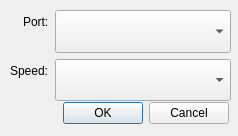
<?xml version="1.0" encoding="UTF-8"?>
<ui version="4.0">
 <class>PortSelectDialog</class>
 <widget class="QDialog" name="PortSelectDialog">
  <property name="geometry">
   <rect>
    <x>0</x>
    <y>0</y>
    <width>238</width>
    <height>136</height>
   </rect>
  </property>
  <property name="sizePolicy">
   <sizepolicy hsizetype="Minimum" vsizetype="Minimum">
    <horstretch>0</horstretch>
    <verstretch>0</verstretch>
   </sizepolicy>
  </property>
  <property name="windowTitle">
   <string>Dialog</string>
  </property>
  <widget class="QWidget" name="formLayoutWidget">
   <property name="geometry">
    <rect>
     <x>10</x>
     <y>10</y>
     <width>221</width>
     <height>91</height>
    </rect>
   </property>
   <layout class="QFormLayout" name="formLayout">
    <property name="sizeConstraint">
     <enum>QLayout::SetDefaultConstraint</enum>
    </property>
    <property name="fieldGrowthPolicy">
     <enum>QFormLayout::ExpandingFieldsGrow</enum>
    </property>
    <property name="labelAlignment">
     <set>Qt::AlignRight|Qt::AlignTrailing|Qt::AlignVCenter</set>
    </property>
    <property name="formAlignment">
     <set>Qt::AlignRight|Qt::AlignTop|Qt::AlignTrailing</set>
    </property>
    <item row="0" column="0">
     <widget class="QLabel" name="label">
      <property name="text">
       <string>Port:</string>
      </property>
     </widget>
    </item>
    <item row="0" column="1">
     <widget class="QComboBox" name="PortComboBox">
      <property name="sizePolicy">
       <sizepolicy hsizetype="Expanding" vsizetype="Expanding">
        <horstretch>0</horstretch>
        <verstretch>0</verstretch>
       </sizepolicy>
      </property>
     </widget>
    </item>
    <item row="1" column="0">
     <widget class="QLabel" name="label_2">
      <property name="text">
       <string>Speed:</string>
      </property>
     </widget>
    </item>
    <item row="1" column="1">
     <widget class="QComboBox" name="BaudComboBox">
      <property name="sizePolicy">
       <sizepolicy hsizetype="Expanding" vsizetype="Expanding">
        <horstretch>0</horstretch>
        <verstretch>0</verstretch>
       </sizepolicy>
      </property>
     </widget>
    </item>
   </layout>
  </widget>
  <widget class="QDialogButtonBox" name="buttonBox">
   <property name="geometry">
    <rect>
     <x>60</x>
     <y>100</y>
     <width>169</width>
     <height>27</height>
    </rect>
   </property>
   <property name="orientation">
    <enum>Qt::Horizontal</enum>
   </property>
   <property name="standardButtons">
    <set>QDialogButtonBox::Cancel|QDialogButtonBox::Ok</set>
   </property>
  </widget>
 </widget>
 <resources/>
 <connections>
  <connection>
   <sender>buttonBox</sender>
   <signal>accepted()</signal>
   <receiver>PortSelectDialog</receiver>
   <slot>accept()</slot>
   <hints>
    <hint type="sourcelabel">
     <x>248</x>
     <y>254</y>
    </hint>
    <hint type="destinationlabel">
     <x>157</x>
     <y>274</y>
    </hint>
   </hints>
  </connection>
  <connection>
   <sender>buttonBox</sender>
   <signal>rejected()</signal>
   <receiver>PortSelectDialog</receiver>
   <slot>reject()</slot>
   <hints>
    <hint type="sourcelabel">
     <x>316</x>
     <y>260</y>
    </hint>
    <hint type="destinationlabel">
     <x>286</x>
     <y>274</y>
    </hint>
   </hints>
  </connection>
 </connections>
 <slots>
  <slot>onAccept()</slot>
 </slots>
</ui>
